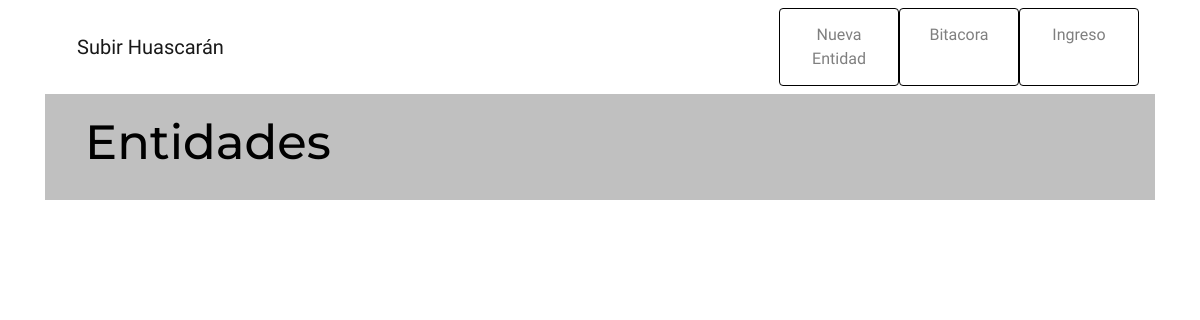
The app's page /, older data.
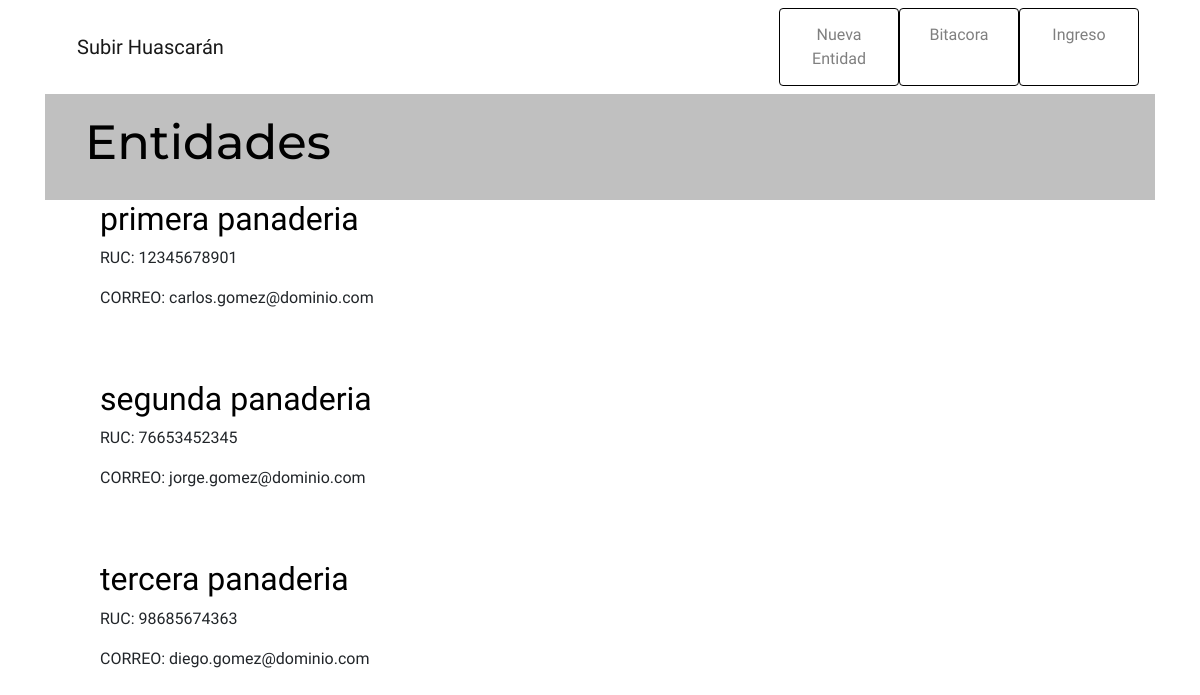
The same page, newer data.
### gestion/models.py (models this page shows)
class Entidad(models.Model):
	razonSocial = models.CharField(max_length=100)
	ruc = models.CharField(help_text="RUC PERÚ", max_length=11, validators=[int_list_validator(sep=''),MinLengthValidator(11),])
	direccionFiscal =models.CharField(max_length=100)
	contacto = models.CharField(max_length=100)
	telefono = models.CharField(help_text="051123456789", max_length=12, validators=[int_list_validator(sep=''),MinLengthValidator(12),])
	correo = models.EmailField(max_length=254, help_text='correo@dominio.com', unique=True)
	cuenta = models.CharField(max_length=42)

### gestion/views.py (the view)
# urls.py: path('', views.entidad_list, name='entidad_list'),
def entidad_list(request):
    entidades = Entidad.objects.order_by('ruc')
    return render(request, 'gestion/entidad_list.html', {'entidades': entidades})

### gestion/templates/gestion/entidad_list.html
{% extends 'gestion/base.html' %}
{% block title %}Entidades{% endblock %}
{% block content %}
    {% for entidad in entidades %}
    <div class="entidad">
        <h2><a href="{% url 'entidad_detail' pk=entidad.pk %}">{{ entidad.razonSocial }}</a></h2>
        <div>
            <p> RUC: {{ entidad.ruc }}</p>
            <p> CORREO: {{ entidad.correo|linebreaksbr }}</p>
        </div>
    </div>
    {% endfor %}
{% endblock %}

### gestion/templates/gestion/base.html (shortened to what this page needs)
{% load static %}
<!DOCTYPE html>
<html lang="en">
<head>
    <link rel="stylesheet" href="https://stackpath.bootstrapcdn.com/bootstrap/4.4.1/css/bootstrap.min.css"
>
    <link rel="stylesheet" href="{% static 'css/gestion.css' %}">
</head>
<body>
    <div class="container">
        <nav class="navbar navbar-expand-lg navbar-light sticky-top">
            <nav class="navbar navbar-light">
                <a class="navbar-brand" href="/">Subir Huascarán
                </a>
            </nav>
            <div class="collapse navbar-collapse" id="navbarSupportedContent">
                <ul class="navbar-nav ml-auto float-right">
                    <li class="nav-item btn btn btn-outline-dark" style="width: 120px;">
                        <a class="nav-link" href="{% url 'entidad_new' %}">Nueva Entidad</a>
                    </li>
                    <li class="nav-item btn btn btn-outline-dark" style="width: 120px;">
                        <a class="nav-link" href="/">Bitacora</a>
                    </li>
                    <li class="nav-item btn btn btn-outline-dark" style="width: 120px;">
                        <a class="nav-link" href="/">Ingreso</a>
                    </li>
                </ul>
            </div>
        </nav>
        <div class="page-header">
            <h1><a href="/">{% block title %}{% endblock %}</a></h1>
        </div>
        <div class="content container">
            <div class="row">
                <div class="col-md-6">
                    {% block content %}
                    {% endblock %}
                </div>
            </div>
        </div>
    </div>
</body>
</html>

### gestion/static/css/gestion.css (style rules this page uses)
body { font-family: 'Pontano Sans', sans-serif; }
.page-header { background-color: silver; margin-top: 0; padding: 20px 40px; }
.page-header h1, .page-header h1 a, .page-header h1 a:visited, .page-header h1 a:active { color: #000000; font-size: 36pt; text-decoration: none; }
.content { margin-left: 40px; }
h1 { font-family: 'Montserrat', sans-serif; }
h2, h3, h4 { font-family: 'Pontano Sans', sans-serif; }
.entidad { margin-bottom: 70px; }
.entidad h2 a, .entidad h2 a:visited { color: #000000; }
.btn-outline-dark { border-color: black; }

Row changes from the older to the newer data that the page shows:
added Entidad: razonSocial "primera panaderia", ruc "12345678901", correo "carlos.gomez@dominio.com"
added Entidad: razonSocial "segunda panaderia", ruc "76653452345", correo "jorge.gomez@dominio.com"
added Entidad: razonSocial "tercera panaderia", ruc "98685674363", correo "diego.gomez@dominio.com"
